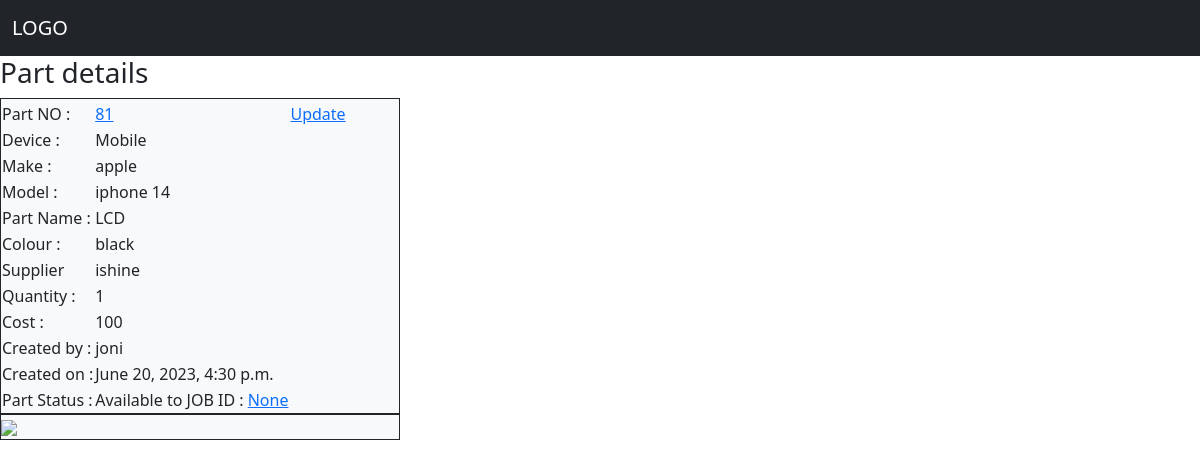
Screenshot of /part_detail/81 with the database file from the repository.
### Inventories/models.py (models this page shows, shortened)
class Inventories(models.Model):
    job = models.ForeignKey(Jobs,on_delete=models.CASCADE, related_name = 'job_inventory',null=True, blank=True)
    devices = models.ForeignKey(Devices,on_delete=models.CASCADE, related_name = 'inventory_device')
    make = models.ForeignKey(Make,on_delete=models.CASCADE, related_name = 'inventory_make')
    model = models.ForeignKey(Model,on_delete=models.CASCADE, related_name = 'inventory_model')
    part_name = models.ForeignKey(Part_name,on_delete=models.CASCADE, related_name = 'inventory_part_name')
    part_colour = models.ForeignKey(Part_colour,on_delete=models.CASCADE, related_name = 'inventory_Part_colour')
    supplier = models.ForeignKey(Supplier,on_delete=models.CASCADE, related_name = 'inventory_supplier')
    quantity = models.IntegerField()
    cost = models.IntegerField()
    part_status = models.ForeignKey(Part_status,on_delete=models.CASCADE, related_name = 'i_part_status',null=True, blank=True)
    barcode = models.ImageField(upload_to='barcodes/', blank=True)
    created_date = models.DateTimeField(null=True, blank=True)
    created_by = models.ForeignKey(User, on_delete = models.CASCADE, null=True, blank=True)
    alocated = models.BooleanField(default=False)

class Part_name(models.Model):
    part_name = models.CharField(max_length=250)
    def __str__(self):
        return self.part_name

class Part_colour(models.Model):
    colour = models.CharField(max_length=250)
    def __str__(self):
        return self.colour

class Supplier(models.Model):
    supplier = models.CharField(max_length=250)
    def __str__(self):
        return self.supplier

class Part_status(models.Model):
    p_status = models.CharField(max_length=250)
    def __str__(self):
        return self.p_status

### Jobs/models.py (models this page shows, shortened)
class Devices(models.Model):
    devices = models.CharField(max_length=250)
    def __str__(self):
        return self.devices

class Make(models.Model):
    device = models.ForeignKey(Devices,on_delete=models.CASCADE, related_name='make_device')
    make = models.CharField(max_length=250)
    def __str__(self):
        return self.make

class Model(models.Model):
    make = models.ForeignKey(Make,on_delete=models.CASCADE)
    model = models.CharField(max_length=250)
    def __str__(self):
        return self.model

### Inventories/views.py (the view)
# urls.py: path('part_detail/<str:id>', views.part_detail, name='part_detail'),
def part_detail(request,id):
    part = Inventories.objects.get(id=id)
    context = {'part_detail_context':part}
    return render(request,'part_detail.html',context)

### templates/part_detail.html (shortened to what this page needs)
{% extends 'base.html' %}
{% block content %}
<h3>Part details </h3>
<div class="col border border-dark bg-light col-md-4 ">
<table >
    <tr>
        <td></td>
    </tr>
    <tr>
        <td>Part NO :   </td>
        <td><a href="{% url 'update_part' part_detail_context.id %}">{{part_detail_context.id}}</a></td>
        <td><a href="{% url 'update_part' part_detail_context.id %}">Update</a></td>
    </tr>
    <tr>
        <td>Device :   </td>
        <td>{{part_detail_context.devices}}</td>
    </tr>
    <tr>
        <td>Make :   </td>
        <td>{{part_detail_context.make}}</td>
    </tr>
    <tr>
        <td>Model :   </td>
        <td>{{part_detail_context.model}}</td>
    </tr>
    <tr>
        <td>Part Name :   </td>
        <td>{{part_detail_context.part_name}}</td>
    </tr>
    <tr>
        <td>Colour :   </td>
        <td>{{part_detail_context.part_colour}}</td>
    </tr>
    <tr>
        <td>Supplier   </td>
        <td>{{part_detail_context.supplier}}</td>
    </tr>
    <tr>
        <td>Quantity :   </td>
        <td>{{part_detail_context.quantity}}</td>
    </tr>
    <tr>
        <td>Cost :   </td>
        <td>{{part_detail_context.cost}}</td>
    </tr>
    <tr>
        <td>Created by :   </td>
        <td>{{part_detail_context.created_by}}</td>
    </tr>
    <tr>
        <td>Created on :   </td>
        <td>{{part_detail_context.created_date}}</td>
    </tr>
    <tr>
        <td>Part Status :   </td>
        <td> {{part_detail_context.part_status}} to JOB ID : <a href="{% url 'job_detail_page' part_detail_context.job  %}">{{part_detail_context.job}}  </a> </td>
    </tr>
</table>
</div>
<div class="col border border-dark bg-light col-md-4 pull-right ">
    <td ><a href="/media/{{part_detail_context.barcode}}"> <img src="/media/{{part_detail_context.barcode}}"></a></td>
</div>
{% endblock %}

### rows the page displays
Inventories: id "81", devices "Mobile", make "apple", model "iphone 14", part_name "LCD", part_colour "black", supplier "ishine", quantity "1", cost "100", created_by "joni", created_date "June 20, 2023, 4:30 p.m.", part_status "Available", job "None"
